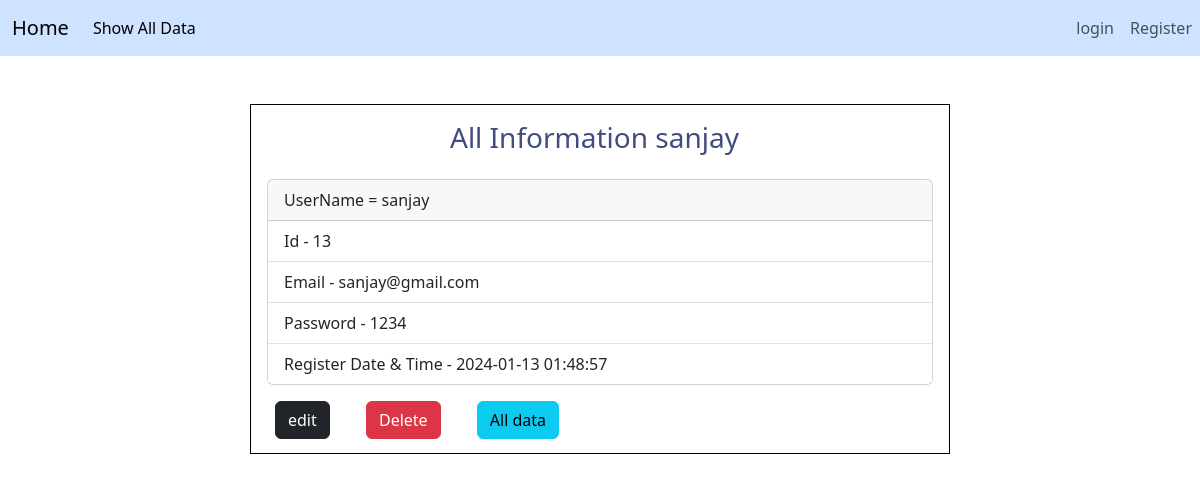
/showdata.php?id=13, run on the app's committed database.
### tables this page shows
CREATE TABLE `user` (
  `id` int(11) NOT NULL,
  `username` varchar(255) DEFAULT NULL,
  `email` varchar(255) DEFAULT NULL,
  `password` varchar(255) DEFAULT NULL,
  `date` timestamp NULL DEFAULT current_timestamp()
);

### showdata.php (the view)
<?php
include("./config/database.php");
if(isset($_GET["id"])){
    $sql="select * from user where id=". $_GET["id"];
    $res=$conn->query($sql);
    if($res->field_count>0){
        $row= $res->fetch_assoc();
        extract($row);
    }
}
include("./include/header.php");
include("./include/navbar.php");
?>
<body>
    <div id=box  class="p-3 mt-5"  style="height:350px;">
        <h3 class="center mb-4">All Information <?php echo $username;?></h3>
        <div class="card " style="width: auto;">
          <ul class="list-group list-group-flush">
            <div class="card-header">
                UserName = <?php echo $username;?>
            </div>
            <li class="list-group-item">Id - <?php echo $id;?></li>
            <li class="list-group-item">Email - <?php echo $email;?></li>
            <li class="list-group-item">Password - <?php echo $password;?></li>
            <li class="list-group-item">Register Date & Time - <?php echo $date;?></li>
          </ul>
        </div>
        <div class="mt-3">
            <a class="btn btn-dark ms-2 me-4" href="edituser.php?id=<?php echo $row["id"]?>">edit</a>
            <a class="btn btn-danger ms-2 me-4" href="delete.php?id=<?php echo $row["id"]?>" >Delete</a>
            <a class="btn btn-info ms-2 me-4" href="userdata.php" >All data</a>
        </div>
    </div>
</body>

### style.css (style rules this page uses)
.center { margin:0 auto; width: 300px; color: rgb(65, 77, 127); }
#box { width: 700px; height: 85vh; border: 1px solid black; margin: 0 auto; padding: 10px; }
body { background-color: #121211; }

### data on the page
user: username "sanjay", id "13", email "sanjay@gmail.com", password "1234", date "2024-01-13 01:48:57"
